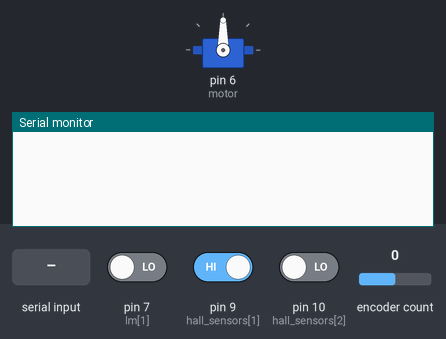
A sketch run on a simulated Arduino Mega 2560, built with avr-gcc and run on an emulated ATmega2560. Shown: servo, the last lines printed to the serial monitor. Inputs (shaded band) come from the test bench; at power-on: pin 7 (lm[1]) LOW, pin 9 (hall_sensors[1]) HIGH, pin 10 (hall_sensors[2]) LOW, encoder count 0.

Above: at 1.2 s.
1.3 s: "1\n" received over Serial
At 2.5 s:
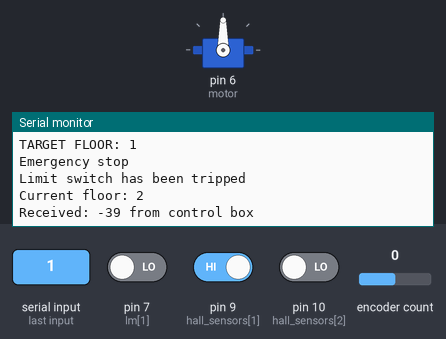
2.8 s: "2\n" received over Serial
At 2.81 s:
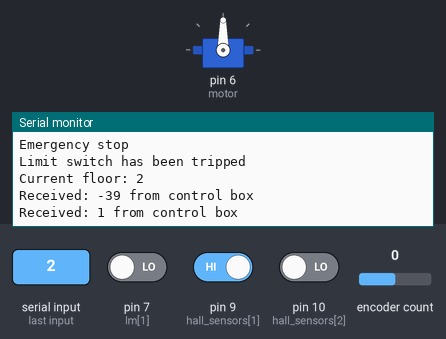
4.3 s: "2\n" received over Serial
At 5.0 s:
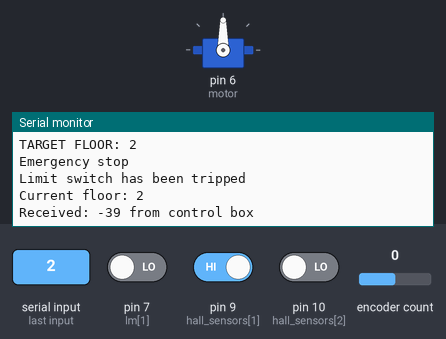
Timing chart, 0 to 7.3 s (numbered marks = the images above; inputs shaded):
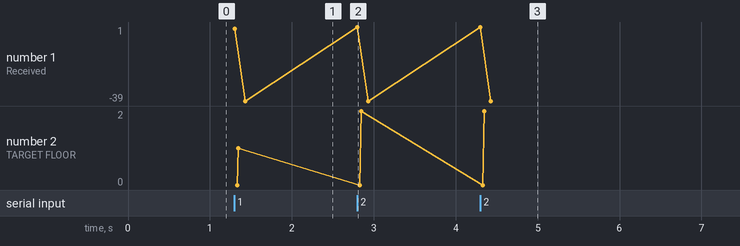

The sketch:

MEGA_StateMachine.ino
```cpp
/*
  State Machine & Motors - Arduino MEGA (Lift 9)
  Team: L9_C_20 & L9_C_10
*/

#include <Encoder.h>
#include <Servo.h>
#include <SoftwareSerial.h>

#define motor 6
#define top_limit_switch 7
#define bottom_limit_switch 8
int going_up_speed = 1900;
int going_down_speed = 1100;
int stop_motor_value = 1500;
int hall_sensors[6] = {0, 9, 10, 11, 12, 13};
int lm[4] = {0, 7, 8};
Servo MOTOR;
Encoder myEnc(2, 3);

//STATES- -1=setup   0=idle/ready  1=Busy/Task is being performed
int state = 0;

//Bool array with each entry representing one floor. A true entry represents a floor pressed on the control box.
bool floors[5] = {false, false, false, false, false};

//Current floor of the lift
int current_floor = 1;

//Direction the lift is moving, 1=UP  -1=DOWN
int lift_direction = 1;

//Floor the lift is attempting to reach, 0 if none
int target_floor = 0;

bool debug = true;

void setup() {
  Serial.begin(9600);
  MOTOR.attach(motor, 500, 2500);
  for (int i=1; i<=5; i++) pinMode(hall_sensors[i], INPUT);
    for (int i=1; i<=2; i++) pinMode(lm[i], INPUT);
  //pinMode(top_limit_switch, INPUT);
  //pinMode(bottom_limit_switch, INPUT);

  setup_lift();
}

//Make_Motor_Move
void going_up()  {MOTOR.writeMicroseconds(going_up_speed);}
void going_down(){MOTOR.writeMicroseconds(going_down_speed);}
void motor_stop(){MOTOR.writeMicroseconds(stop_motor_value);}
void Encoder_Speed_Adjustment(){
}
//End_Make_Motor_Move

//Checking_Encoder_perLevel
int oldPosition = 0;
/*int Encoder_per_level(){
  int value = 0;
    int newPosition = myEnc.read();
      if (abs(newPosition-oldPosition) > 3977 && abs(newPosition-oldPosition) < 3987){
          value = 1;
          oldPosition = newPosition;
      }
    return value;
}*/
bool checking_Limit_Switch(){
   for (int i=1; i<=2; i++){
    if (digitalRead(lm[i]) == LOW) return true;
   }
   return false;
}
int checking_Hall_Sensors(int lift_direction, int currentLevel, int desiredLevel){
  if (digitalRead(hall_sensors[currentLevel + lift_direction]) == LOW && currentLevel + lift_direction == desiredLevel) {
    oldPosition = myEnc.read();
    going_up_speed = 1900;
    going_down_speed = 1100;
    return 1;
  }
  else if (digitalRead(hall_sensors[currentLevel+lift_direction]) == LOW) {
      oldPosition = myEnc.read();
      return 1;
  }
  else if (currentLevel - desiredLevel == 1) going_down_speed = 1280, going_down();
  else if (desiredLevel - currentLevel == 1) going_up_speed = 1700, going_up();
  return 0;
}


//Returns the level of the lift if found by the hall effect sensors, 0 otherwise
int hall_effect_check() {
  for(int i = 1; i < 6; i++) {
    if(digitalRead(hall_sensors[i]) == LOW) {
      return i;
    }
  }
  return 0;
}

//Slows the lift if within 1 flooor of arrival
void speed_adjust() {
  if (abs(current_floor - target_floor)==1){
     going_up_speed = 1700;
     going_down_speed = 1320;
  } else {
     going_up_speed = 1900;
     going_down_speed = 1100;
  }
  if(state == 1) {
    move_lift();
  }
}

void move_lift() {
  if(lift_direction == 1)
    going_up();
  else going_down();
}

//Startup calibration of the lift
void setup_lift() {
  if(hall_effect_check() != 0) {
    current_floor = hall_effect_check();
    return;
  }
  //Slow the lift
  going_up_speed = 1700;
  going_down_speed = 1320;

  state = -1;
  while(state == -1) {
    move_lift();
    if(checking_Limit_Switch() == true) {
      lift_direction = -lift_direction;
      move_lift();
      delay(150); //Allows time for the lift to move off the switch before the next check
    }

    current_floor = hall_effect_check();
    if(current_floor != 0) {
      motor_stop();
      state = 0;
    }
    read_serial();
  }
  going_up_speed = 1900;
  going_down_speed = 1100;
}

//Main loop
void loop() {
  //Read control box message
  read_serial();

  //Set the target floor
  target_floor = get_next_floor();

  //Lift is in an IDLE state
  if(state == 0) {

    //If a target_floor exists in the current lift_direction
    if(target_floor != 0) {
      state = 1;
      speed_adjust();
      move_lift();
    } else {
      //No target_floor found in current direction, change direction for next iteration
      lift_direction = -lift_direction;
    }

    //Lift is busy (in motion)
  } else if(state == 1) {
      //Adjust speed if within certain distance of target
      speed_adjust();

      //Limit switch has been tripped, stop motor and alert control box
      if(checking_Limit_Switch() == true) {
        emergency_stop();
       if(debug)
        Serial.println("Limit switch has been tripped");
      }

      //If the encoder returns 1, one floor has been passed, update current floor
      if(hall_effect_check() != 0) {
        current_floor = hall_effect_check();
        if(debug) {
            Serial.print("Current floor: ");
            Serial.print(current_floor);
            Serial.print("\n");
        }
      }

      //The lift has reached the target floor
      if(current_floor == target_floor) {
        //Stop the motor
        motor_stop();

        //Reset floor entry and target floor, Reset state to idle
        floors[target_floor - 1] = false;
        target_floor = 0;
        state = 0;

        //Send floor-reached message to control box
        Serial.write((char)(current_floor + 48));

        if(debug) {
          Serial.println("Lift has reached target floor, waiting 2sec");
          Serial.println("------------------------------------------------");
        }

        //Wait at the target floor for 2 seconds
        delay(2000);

      }
  }

}

//Checks for a target floor in the current lift_direction
//returns the floor number if found, 0 otherwise
int get_next_floor() {

    //Iterate through floors[] from the current floor in the current lift direction
    for(int i = current_floor - 1; i  < 5 && i >= 0; i += lift_direction) {

      //target floor has been found
      if(floors[i] == true) {
        if(debug) {
          Serial.print("TARGET FLOOR: ");
          Serial.print(target_floor);
          Serial.print("\n");
        }
        return i+1;
      }
    }
  return 0;
}

//Stop button has been pressed
void emergency_stop() {
  motor_stop();

  //Reset target floors to stop previous operations
  for(int i = 0; i < 5; i++) {
    floors[i] = false;
  }
  target_floor = 0;

  //Set state to idle to allow new operations
  state = 0;

  //Debug
  if(debug)
    Serial.println("Emergency stop");
}

//Read inputs sent from the control box
void read_serial() {
    char input[5];
    input[0] = 0;
    if (Serial.available() != 0) {
        Serial.readBytes(input, 1);
        int conversion = ((int)input[0]) - 49;
        if(conversion >= 0 && conversion <= 4) floors[conversion] = true;
        if(conversion == 66) emergency_stop();

        if(debug) {
          Serial.print("Received: ");
          Serial.print(conversion);
          Serial.print(" from control box\n");
         }
    }
}
```

Measured:
- after the input at 1.3 s, the serial monitor: prints a new line at once (image 1)
- after the input at 2.8 s, the serial monitor: prints a new line at once (image 2)
